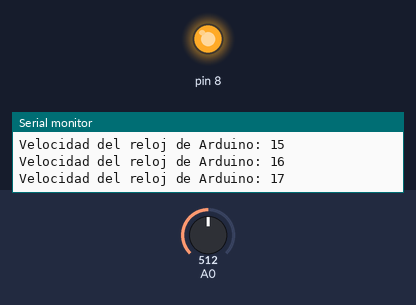
Recording of a sketch running on a simulated Arduino Uno, built with avr-gcc and run on an emulated ATmega328P. Shown: output pins drawn as LEDs (lit = HIGH), the last lines printed to the serial monitor. The test bench sets the inputs (shaded band); at power-on: A0 = 512.

Above: at 2.5 s.
2.6 s: A0 set to 68
8.3 s: A0 set to 57
At 10.4 s:
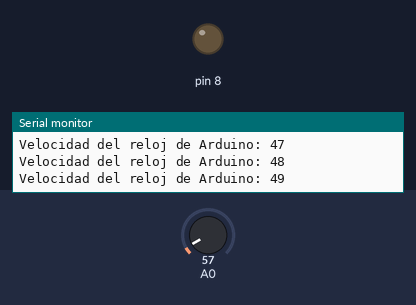
Timing chart, 0 to 11.9 s (numbered marks = the images above; inputs shaded):
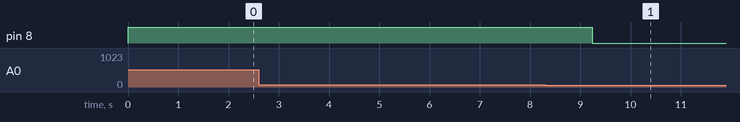

The sketch:

Tutorial_23.ino
```cpp
/* Conexiones
 GND-->GND
 VCC-->VCC
 D0-->D7
*/
int sonido,i;
void setup() {
 Serial.begin(9600);
 pinMode(8,OUTPUT);
 pinMode(0,INPUT);

}

void loop() {
 sonido = analogRead(0);
 if(sonido>60){
  digitalWrite(8,HIGH);
  for(i=0;i<50;i++){
    Serial.print("Velocidad del reloj de Arduino: ");
    Serial.println(i);
  }
 }
  else{
    digitalWrite(8,LOW);
  }
 }
```

Measured:
- the behaviour switches between 61 and 60 on A0 (found by bisection; images 0 and 1)
- after the input at 8.3 s, pin 8: HIGH → LOW after 0.94 s
